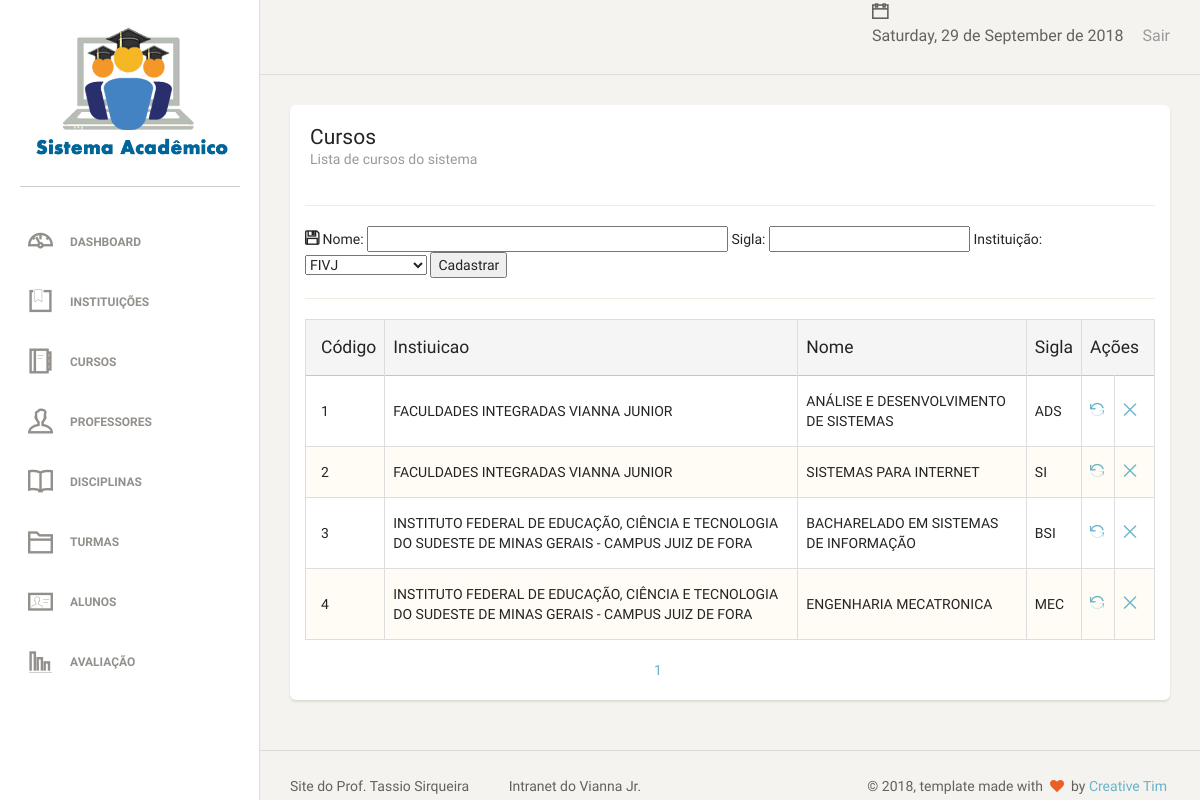
Page /cursos.php (signed in) on the committed database.
### tables this page shows
CREATE TABLE `Curso` (
  `idCurso` int(11) NOT NULL AUTO_INCREMENT,
  `Instituicao_idInstituicao` int(11) NOT NULL,
  `Nome` varchar(45) NOT NULL,
  `Sigla` varchar(45) DEFAULT NULL,
  PRIMARY KEY (`idCurso`),
  KEY `fk_Curso_Instituicao1_idx` (`Instituicao_idInstituicao`),
  CONSTRAINT `fk_Curso_Instituicao1` FOREIGN KEY (`Instituicao_idInstituicao`) REFERENCES `Instituicao` (`idInstituicao`) ON DELETE NO ACTION ON UPDATE NO ACTION
);

CREATE TABLE `Instituicao` (
  `idInstituicao` int(11) NOT NULL AUTO_INCREMENT,
  `Nome` varchar(300) NOT NULL,
  `Sigla` varchar(20) DEFAULT NULL,
  PRIMARY KEY (`idInstituicao`)
);

### cursos.php (the view, shortened to what this page needs)
<?php
include_once 'estrutura/Template.php';
require_once 'dao/cursoDAO.php';
$object = new cursoDAO();
if ($_SERVER['REQUEST_METHOD'] == 'POST') {
    $id = (isset($_POST["id"]) && $_POST["id"] != null) ? $_POST["id"] : "";
    $nome = (isset($_POST["nome"]) && $_POST["nome"] != null) ? $_POST["nome"] : "";
    $instituicao = (isset($_POST["instituicao"]) && $_POST["instituicao"] != null) ? $_POST["instituicao"] : "";
    $sigla = (isset($_POST["sigla"]) && $_POST["sigla"] != null) ? $_POST["sigla"] : "";
} else if (!isset($id)) {
    $nome = NULL;
    $instituicao = NULL;
    $sigla = null;
}
?>
    <div class='content' xmlns="http://www.w3.org/1999/html">
        <div class='container-fluid'>
            <div class='row'>
                <div class='col-md-12'>
                    <div class='card'>
                        <div class='header'>
                            <h4 class='title'>Cursos</h4>
                            <p class='category'>Lista de cursos do sistema</p>
                        </div>
                        <div class='content table-responsive'>
                            <form action="?act=save" method="POST" name="form1">
                                <hr>
                                <i class="ti-save"></i>
                                Nome:
                                <input type="text" size="40" name="nome" value="<?php
                                echo (isset($nome) && ($nome != null || $nome != "")) ? $nome : '';
                                ?>"/>
                                Sigla:
                                <input type="text" size="20" name="sigla" value="<?php
                                echo (isset($sigla) && ($sigla != null || $sigla != "")) ? $sigla : '';
                                ?>"/>
                                Instituição:
                                <select name="instituicao"><?php
                                    $query = "SELECT * FROM Instituicao order by Nome;";
                                    $statement = $pdo->prepare($query);
                                    if ($statement->execute()) {
                                        $result = $statement->fetchAll(PDO::FETCH_OBJ);
                                        foreach ($result as $rs) {
                                            if ($rs->idInstituicao == $instituicao) {
                                                echo "<option value='$rs->idInstituicao' selected>$rs->Sigla</option>";
                                            } else {
                                                echo "<option value='$rs->idInstituicao'>$rs->Sigla</option>";
                                            }
                                        }
                                    } else {
                                        throw new PDOException("Erro: Não foi possível executar a declaração sql");
                                    }
                                    ?>
                                </select>
                                <input type="submit" VALUE="Cadastrar"/>
                                <hr>
                            </form>
                            <?php
                            $object->tabelapaginada();
                            ?>
                        </div>
                    </div>
                </div>
            </div>
        </div>
    </div>

### dao/cursoDAO.php (shortened to what this page needs)
<?php
require_once "db/conexao.php";
class cursoDAO
{
    public function tabelapaginada() {
        global $pdo;
        $endereco = $_SERVER ['PHP_SELF'];
        $pagina_atual = (isset($_GET['page']) && is_numeric($_GET['page'])) ? $_GET['page'] : 1;
        $linha_inicial = ($pagina_atual -1) * QTDE_REGISTROS;
        $sql = "SELECT C.idCurso, I.Nome as Instituicao, C.Nome, C.Sigla FROM curso C INNER JOIN Instituicao I ON I.idInstituicao = C.Instituicao_idInstituicao LIMIT {$linha_inicial}, " . QTDE_REGISTROS;
        $statement = $pdo->prepare($sql);
        $statement->execute();
        $dados = $statement->fetchAll(PDO::FETCH_OBJ);
        $sqlContador = "SELECT COUNT(*) AS total_registros FROM Curso";
        $statement = $pdo->prepare($sqlContador);
        $statement->execute();
        $valor = $statement->fetch(PDO::FETCH_OBJ);
        $primeira_pagina = 1;
        $ultima_pagina  = ceil($valor->total_registros / QTDE_REGISTROS);
        $pagina_anterior = ($pagina_atual > 1) ? $pagina_atual -1 : 0 ;
        $proxima_pagina = ($pagina_atual < $ultima_pagina) ? $pagina_atual +1 : 0 ;
        $range_inicial  = (($pagina_atual - RANGE_PAGINAS) >= 1) ? $pagina_atual - RANGE_PAGINAS : 1 ;
        $range_final   = (($pagina_atual + RANGE_PAGINAS) <= $ultima_pagina ) ? $pagina_atual + RANGE_PAGINAS : $ultima_pagina ;
        $exibir_botao_inicio = ($range_inicial < $pagina_atual) ? 'mostrar' : 'esconder';
        $exibir_botao_final = ($range_final > $pagina_atual) ? 'mostrar' : 'esconder';
        if (!empty($dados)):
            echo "
     <table class='table table-striped table-bordered'>
     <thead>
       <tr class='active'>
        <th>Código</th>
        <th>Instiuicao</th>
        <th>Nome</th>
        <th>Sigla</th>
        <th colspan='2'>Ações</th>
       </tr>
     </thead>
     <tbody>";
            foreach($dados as $inst):
                echo "<tr>
        <td>$inst->idCurso</td>
        <td>$inst->Instituicao</td>
        <td>$inst->Nome</td>
        <td>$inst->Sigla</td>
        <td><a href='?act=upd&id=$inst->idCurso'><i class='ti-reload'></i></a></td>
        <td><a href='?act=del&id=$inst->idCurso'><i class='ti-close'></i></a></td>
       </tr>";
            endforeach;
            echo"
</tbody>
     </table>
     <div class='box-paginacao'>
       <a class='box-navegacao  $exibir_botao_inicio' href='$endereco?page=$primeira_pagina' title='Primeira Página'>Primeira</a>
       <a class='box-navegacao $exibir_botao_inicio' href='$endereco?page=$pagina_anterior' title='Página Anterior'>Anterior</a>
";
            for ($i=$range_inicial; $i <= $range_final; $i++):
                $destaque = ($i == $pagina_atual) ? 'destaque' : '' ;
                echo "<a class='box-numero $destaque' href='$endereco?page=$i'>$i</a>";
            endfor;
            echo "<a class='box-navegacao $exibir_botao_final' href='$endereco?page=$proxima_pagina' title='Próxima Página'>Próxima</a>
       <a class='box-navegacao $exibir_botao_final' href='$endereco?page=$ultima_pagina' title='Última Página'>Último</a>
     </div>";
        else:
            echo "<p class='bg-danger'>Nenhum registro foi encontrado!</p>
     ";
        endif;
    }
}

### assets/css/estilo.css (style rules this page uses)
.box-paginacao { width: 370px; height: 30px; margin: 0 auto; }

### rows in the picture
curso: idCurso "1", Instituicao_idInstituicao.Nome "FACULDADES INTEGRADAS VIANNA JUNIOR", Nome "ANÁLISE E DESENVOLVIMENTO DE SISTEMAS", Sigla "ADS"
curso: idCurso "2", Instituicao_idInstituicao.Nome "FACULDADES INTEGRADAS VIANNA JUNIOR", Nome "SISTEMAS PARA INTERNET", Sigla "SI"
curso: idCurso "3", Instituicao_idInstituicao.Nome "INSTITUTO FEDERAL DE EDUCAÇÃO, CIÊNCIA E TECNOLOGIA DO SUDESTE DE MINAS GERAIS - CAMPUS JUIZ DE FORA", Nome "BACHARELADO EM SISTEMAS DE INFORMAÇÃO", Sigla "BSI"
curso: idCurso "4", Instituicao_idInstituicao.Nome "INSTITUTO FEDERAL DE EDUCAÇÃO, CIÊNCIA E TECNOLOGIA DO SUDESTE DE MINAS GERAIS - CAMPUS JUIZ DE FORA", Nome "ENGENHARIA MECATRONICA", Sigla "MEC"

### other values in the picture
form field instituicao "FIVJ"
